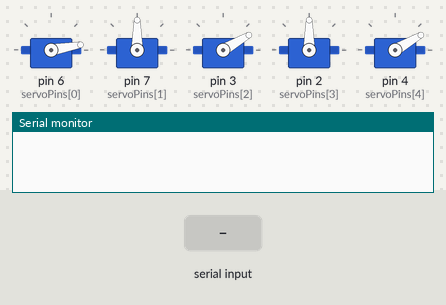
The sketch below on a simulated Arduino Uno, built with avr-gcc and run on an emulated ATmega328P. Parts: 5 × servo, the last lines printed to the serial monitor. The test bench sets the inputs (shaded band).

Above: at 1.2 s.
1.3 s: "1,90:" received over Serial
At 2.6 s:
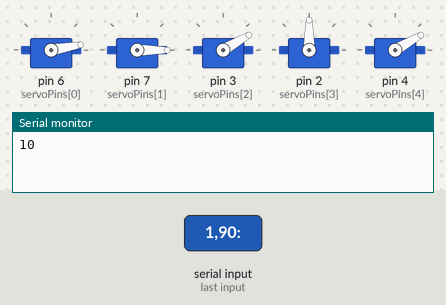
Timing chart, 0 to 4.3 s (numbered marks = the images above; inputs shaded):
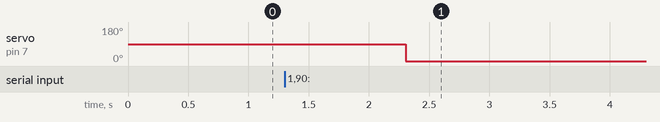

Measured:
- after the input at 1.3 s, servo on pin 7 (servoPins[1]): 90° → 0° after 1.0 s

The sketch:

two_motors_rotation.ino
```cpp
#include <Servo.h>

int servoCount = 5;
int servoPins[] = {6,7,3,2,4};  /// pin 7 servo jaw   //pin 6 wrist  //pin 3 Elbow  // pin 4 base
Servo servos[5];


void setup() {
  Serial.begin(9600);


  AttachServos();

  servos[0].write(10);        ///Wrist     Channel 0
  servos[1].write(90);         ///Jaws      Channel 1
  servos[2].write(30);        ///elbow  Channel 2
  //servos[3].write(120);        ///shoulder     Channel 3
  servos[4].write(30);        ///Base      Channel 4

}

void loop() {
}

void serialEvent() {
  int channel;
  int pos;

  channel = Serial.readStringUntil(':').toInt();
  pos = Serial.readString().toInt();
  servos[channel].write(pos);
  Serial.print(channel  );
  Serial.println(pos);
}

void AttachServos() {
  for(int i = 0; i < servoCount; i++)
  {
    servos[i].attach(servoPins[i]);
  }
 }
```
